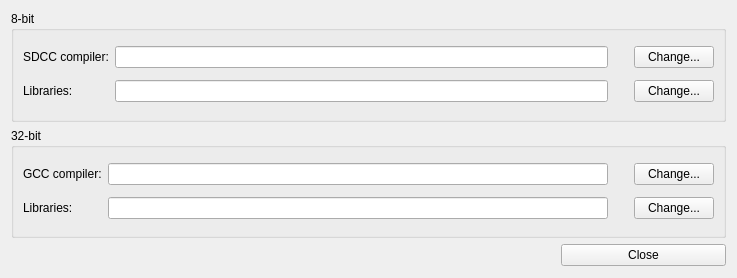
<?xml version="1.0" encoding="UTF-8"?>
<ui version="4.0">
 <class>Paths</class>
 <widget class="QDialog" name="Paths">
  <property name="geometry">
   <rect>
    <x>0</x>
    <y>0</y>
    <width>737</width>
    <height>278</height>
   </rect>
  </property>
  <property name="windowTitle">
   <string>Paths</string>
  </property>
  <layout class="QGridLayout" name="gridLayout_5">
   <item row="0" column="0">
    <widget class="QGroupBox" name="groupBox">
     <property name="title">
      <string>8-bit</string>
     </property>
     <layout class="QGridLayout" name="gridLayout">
      <item row="0" column="0">
       <widget class="QLabel" name="label_3">
        <property name="text">
         <string>SDCC compiler:</string>
        </property>
       </widget>
      </item>
      <item row="0" column="1">
       <layout class="QHBoxLayout" name="horizontalLayout">
        <property name="spacing">
         <number>0</number>
        </property>
        <item>
         <widget class="QLineEdit" name="lineEdit_sdcc_bin"/>
        </item>
        <item>
         <widget class="QPushButton" name="pushButton_clear_sdcc_bin">
          <property name="maximumSize">
           <size>
            <width>26</width>
            <height>16777215</height>
           </size>
          </property>
          <property name="text">
           <string/>
          </property>
          <property name="icon">
           <iconset theme="edit-clear">
            <normaloff/>
           </iconset>
          </property>
          <property name="flat">
           <bool>true</bool>
          </property>
         </widget>
        </item>
        <item>
         <widget class="QPushButton" name="pushButton_sdcc_bin">
          <property name="text">
           <string>Change...</string>
          </property>
         </widget>
        </item>
       </layout>
      </item>
      <item row="1" column="0">
       <widget class="QLabel" name="label_6">
        <property name="text">
         <string>Libraries:</string>
        </property>
       </widget>
      </item>
      <item row="1" column="1">
       <layout class="QHBoxLayout" name="horizontalLayout_3">
        <property name="spacing">
         <number>0</number>
        </property>
        <item>
         <widget class="QLineEdit" name="lineEdit_pinguino_8_libs"/>
        </item>
        <item>
         <widget class="QPushButton" name="pushButton_clear_8_libs">
          <property name="maximumSize">
           <size>
            <width>26</width>
            <height>16777215</height>
           </size>
          </property>
          <property name="text">
           <string/>
          </property>
          <property name="icon">
           <iconset theme="edit-clear">
            <normaloff/>
           </iconset>
          </property>
          <property name="flat">
           <bool>true</bool>
          </property>
         </widget>
        </item>
        <item>
         <widget class="QPushButton" name="pushButton_pinguino_8_libs">
          <property name="text">
           <string>Change...</string>
          </property>
         </widget>
        </item>
       </layout>
      </item>
     </layout>
    </widget>
   </item>
   <item row="1" column="0">
    <widget class="QGroupBox" name="groupBox_2">
     <property name="title">
      <string>32-bit</string>
     </property>
     <layout class="QGridLayout" name="gridLayout_2">
      <item row="0" column="0">
       <widget class="QLabel" name="label_4">
        <property name="text">
         <string>GCC compiler:</string>
        </property>
       </widget>
      </item>
      <item row="0" column="1">
       <layout class="QHBoxLayout" name="horizontalLayout_4">
        <property name="spacing">
         <number>0</number>
        </property>
        <item>
         <widget class="QLineEdit" name="lineEdit_gcc_bin"/>
        </item>
        <item>
         <widget class="QPushButton" name="pushButton_clear_gcc_bin">
          <property name="maximumSize">
           <size>
            <width>26</width>
            <height>16777215</height>
           </size>
          </property>
          <property name="text">
           <string/>
          </property>
          <property name="icon">
           <iconset theme="edit-clear">
            <normaloff/>
           </iconset>
          </property>
          <property name="flat">
           <bool>true</bool>
          </property>
         </widget>
        </item>
        <item>
         <widget class="QPushButton" name="pushButton_gcc_bin">
          <property name="text">
           <string>Change...</string>
          </property>
         </widget>
        </item>
       </layout>
      </item>
      <item row="1" column="0">
       <widget class="QLabel" name="label_8">
        <property name="text">
         <string>Libraries:</string>
        </property>
       </widget>
      </item>
      <item row="1" column="1">
       <layout class="QHBoxLayout" name="horizontalLayout_5">
        <property name="spacing">
         <number>0</number>
        </property>
        <item>
         <widget class="QLineEdit" name="lineEdit_pinguino_32_libs"/>
        </item>
        <item>
         <widget class="QPushButton" name="pushButton_clear_32_libs">
          <property name="maximumSize">
           <size>
            <width>26</width>
            <height>16777215</height>
           </size>
          </property>
          <property name="text">
           <string/>
          </property>
          <property name="icon">
           <iconset theme="edit-clear">
            <normaloff/>
           </iconset>
          </property>
          <property name="flat">
           <bool>true</bool>
          </property>
         </widget>
        </item>
        <item>
         <widget class="QPushButton" name="pushButton_pinguino_32_libs">
          <property name="text">
           <string>Change...</string>
          </property>
         </widget>
        </item>
       </layout>
      </item>
     </layout>
    </widget>
   </item>
   <item row="2" column="0">
    <layout class="QHBoxLayout" name="horizontalLayout_2">
     <item>
      <spacer name="horizontalSpacer_2">
       <property name="orientation">
        <enum>Qt::Horizontal</enum>
       </property>
       <property name="sizeHint" stdset="0">
        <size>
         <width>304</width>
         <height>23</height>
        </size>
       </property>
      </spacer>
     </item>
     <item>
      <widget class="QPushButton" name="pushButton_close">
       <property name="minimumSize">
        <size>
         <width>165</width>
         <height>0</height>
        </size>
       </property>
       <property name="text">
        <string>Close</string>
       </property>
      </widget>
     </item>
    </layout>
   </item>
  </layout>
 </widget>
 <resources/>
 <connections/>
</ui>
